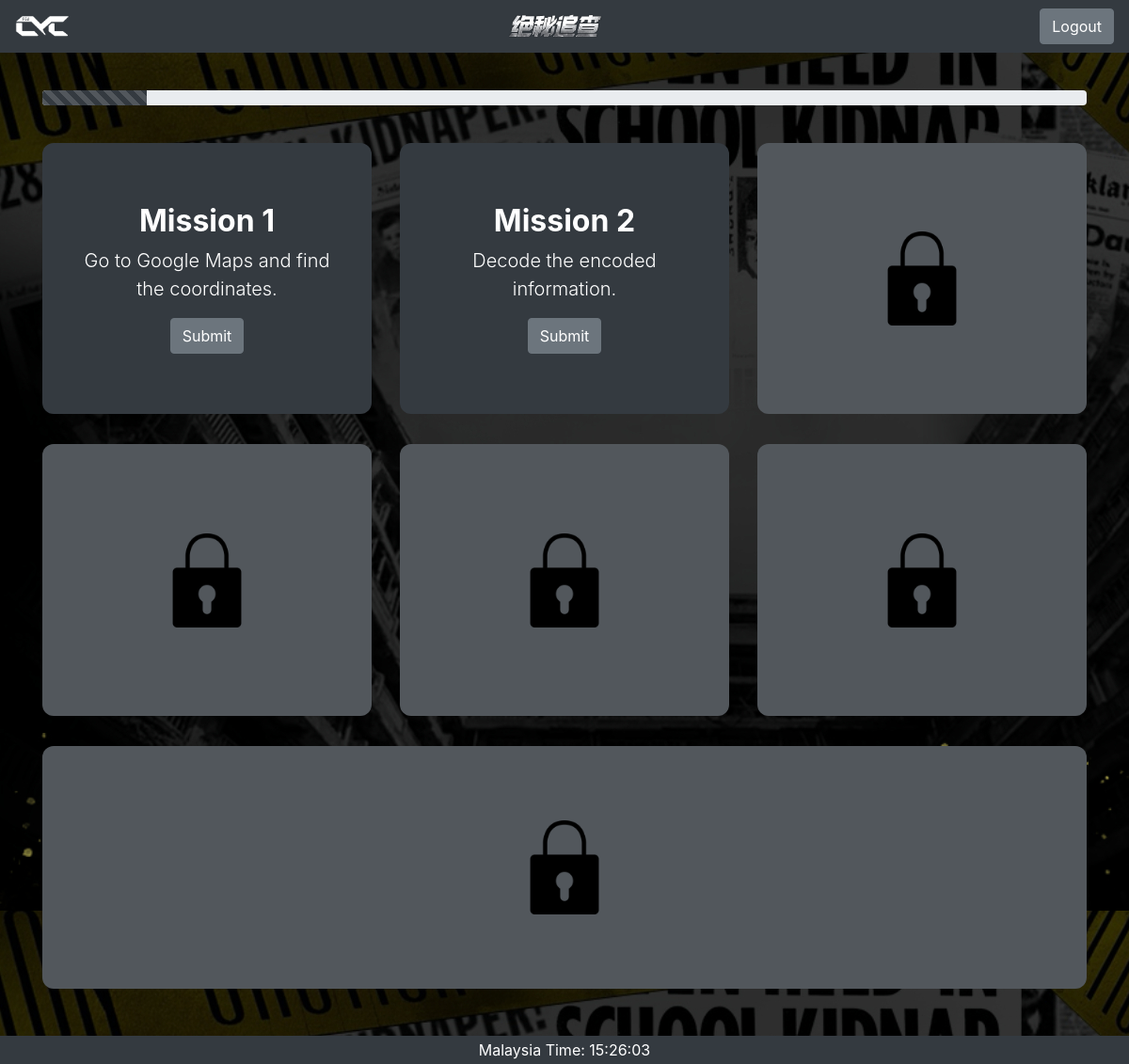
Page /home/ on the earlier database version.
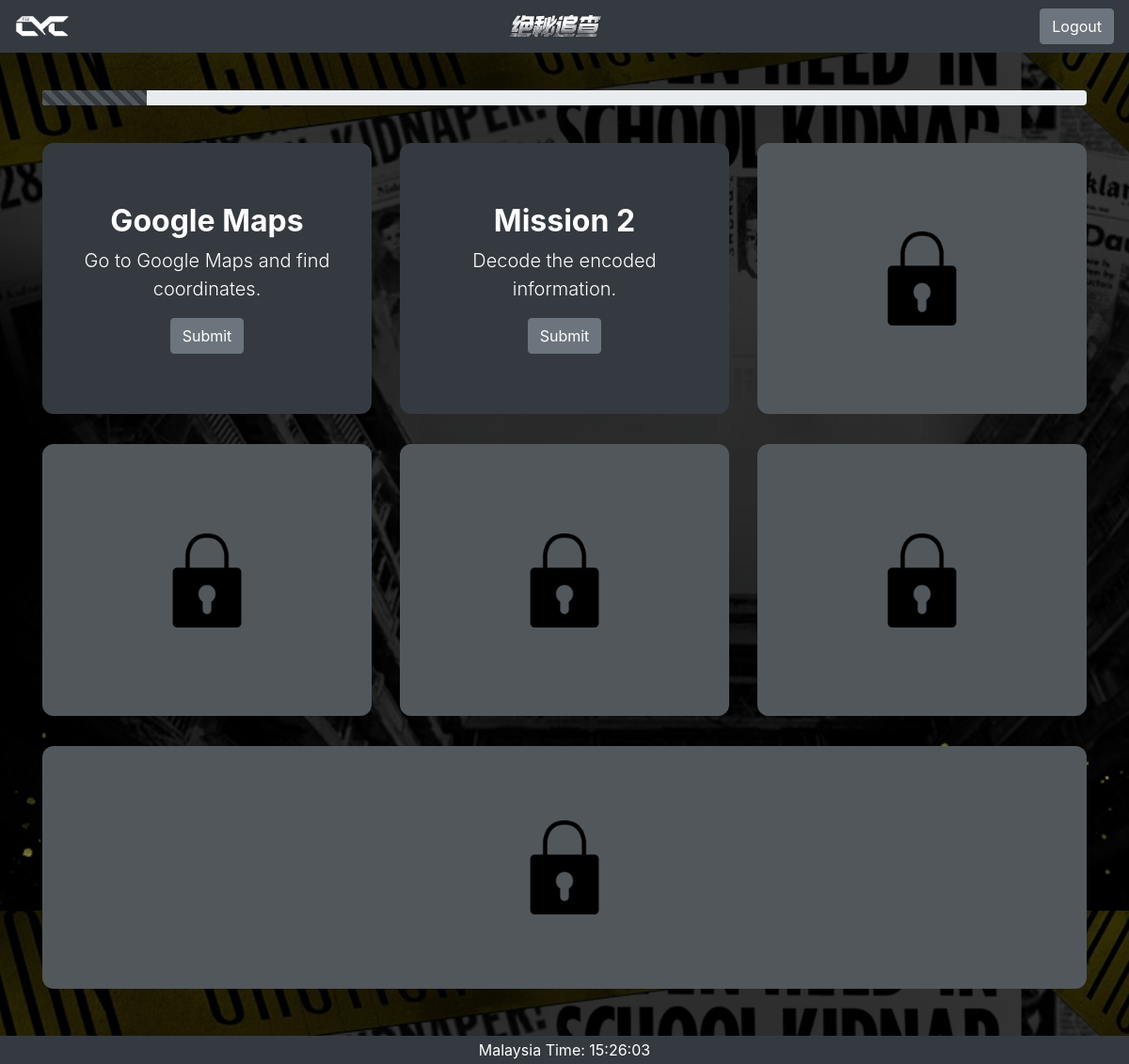
Same page on the later database version.
### infoboard/models.py (models this page shows, shortened)
class MissionDetail(models.Model):
    mission_title = models.CharField(max_length=200, default="Insert Mission Title Here.")
    mission_description = models.CharField(max_length=200, default="Insert Mission Details Here.")
    start_time = models.DateTimeField('Start Time')
    end_time = models.DateTimeField('End Time')
    def nearest_mission(self):
        now = timezone.now()
        return now - datetime.timedelta(days=1) <= self.start_time <= now
    nearest_mission.admin_order_field = 'start_time'
    nearest_mission.boolean = True
    nearest_mission.short_description = 'Today\'s Mission'

### home/views.py (the view)
# urls.py: path('home/', views.home, name='home'),
def home(request):
    now = datetime.datetime(2020, 5, 29).date()
    missions = MissionDetail.objects.all().order_by('start_time')
    return render(request, 'home/home.html', {'now': now, 'missions': missions})

### home/templates/home/home.html (shortened to what this page needs)
<!DOCTYPE html>
<html>
  <head>
    {% load static %}
    <link rel="stylesheet" href="{% static 'css/bootstrap.min.css' %}" />
  </head>
  <body onload=startTime()>
    <nav
      class="navbar navbar-expand-lg navbar-dark bg-dark justify-content-between"
    >
      <a class="navbar-brand" href="http://fgacyc.com/church/" target="_blank">
        <img
          src="{% static 'images/CYCLogo.png' %}"
          width="58"
          height="25"
          style="margin-top: -5px;"
          alt=""
        />
      </a>
      <a
        class="navbar-brand"
        href="https://www.instagram.com/fgacycyw/"
        target="_blank"
      >
        <img
          src="{% static 'images/TitleLogo.png' %}"
          width="100"
          height="25"
          style="margin-top: -5px;"
          alt=""
        />
      </a>
      <button
        type="button"
        class="btn btn-secondary"
        onclick="location.href='{% url 'login:logout' %}'"
      >
        Logout
      </button>
    </nav>
    <div class="container">
      <div class="progress">
        <div
          class="progress-bar progress-bar-striped progress-bar-animated"
          style="width: 10%;"
        ></div>
      </div>
        <div class="row">
        {% for mission in missions|slice:":3" %}
          <div class="col-sm">
            {% if now > mission.start_time.date %}
              <div class="jumbotron active-mission" style="text-align: center;">
            {% else %}
              <div class="jumbotron locked-mission" style="text-align: center;">
            {% endif %}
                <h2 class=""><strong>{{ mission.mission_title }}</strong></h2>
                <p class="lead">{{ mission.mission_description }}</p>
                <a class="btn btn-secondary" href="#" role="button">Submit</a>
              </div>
          </div>
        {% endfor %}
        </div>
        <div class="row">
        {% for mission in missions|slice:"3:6" %}
          <div class="col-sm">
            {% if now > mission.start_time.date %}
              <div class="jumbotron active-mission" style="text-align: center;">
            {% else %}
              <div class="jumbotron locked-mission" style="text-align: center;">
            {% endif %}
              </div>
          </div>
        {% endfor %}
        </div>
        <div class="row mb-5">
        {% for mission in missions|slice:"6:9" %}
          <div class="col-sm">
            {% if now > mission.start_time.date %}
              <div class="jumbotron active-mission" style="text-align: center;">
            {% else %}
              <div class="jumbotron locked-mission" style="text-align: center;">
            {% endif %}
              </div>
          </div>
        {% endfor %}
        </div>
    </div>
    <footer class="container-fluid text-center fixed-bottom">
      <p>Malaysia Time: <span id="datetime"></span></p>
    </footer>
  </body>
</html>

Differences in the rows shown:
changed MissionDetail: mission_title "Mission 1" → "Google Maps"; mission_description "Go to Google Maps and find the coordinates." → "Go to Google Maps and find coordinates."
